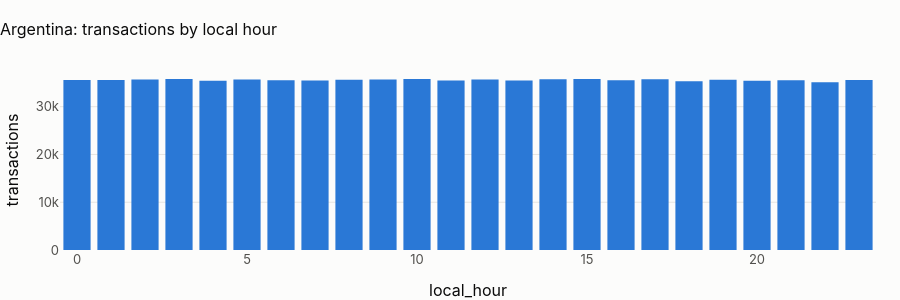

Notebook code cell kept with this figure:
### Markdown cell above
## 2 · Time of day, in local time

### Code cell
hours = pl.q(
    "select local_hour_customer as local_hour, count(*) as transactions from main.tx_local group by 1 order by 1"
)
fig = px.bar(
    hours, x="local_hour", y="transactions", title=f"{CTRY.title}: transactions by local hour"
)
fig.update_layout(height=300)
fig.show()
cv = hours.transactions.std() / hours.transactions.mean()
display(
    Markdown(
        f"**Hour-of-day coefficient of variation: {cv:.3f}.** "
        + (
            "Local time shifts the uniform UTC profile by the offset and leaves it uniform: there is no daily cycle to "
            "model, in any time zone. Time-of-day features stay in the design and carry no signal here."
            if cv < 0.05
            else "There is a daily cycle in local time: time-of-day features can carry signal."
        )
    )
)

### Figure 1 — Plotly figure (JSON) as saved in the notebook; plotly's stock layout.template omitted (floating-point values rounded to 4 significant figures)
{"data": [{"hovertemplate": "local_hour=%{x}<br>transactions=%{y}<extra></extra>", "legendgroup": "", "marker": {"color": "#2a78d6", "pattern": {"shape": ""}}, "name": "", "orientation": "v", "showlegend": false, "textposition": "auto", "type": "bar", "x": [0, 1, 2, 3, 4, 5, 6, 7, 8, 9, 10, 11, 12, 13, 14, 15, 16, 17, 18, 19, 20, 21, 22, 23], "xaxis": "x", "y": [35573, 35564, 35682, 35771, 35447, 35713, 35521, 35501, 35624, 35667, 35793, 35499, 35682, 35485, 35753, 35774, 35540, 35761, 35343, 35655, 35430, 35555, 35130, 35558], "yaxis": "y"}], "layout": {"barmode": "relative", "height": 300, "legend": {"tracegroupgap": 0}, "title": {"text": "Argentina: transactions by local hour"}, "xaxis": {"anchor": "y", "domain": [0.0, 1.0], "title": {"text": "local_hour"}}, "yaxis": {"anchor": "x", "domain": [0.0, 1.0], "title": {"text": "transactions"}}}}
